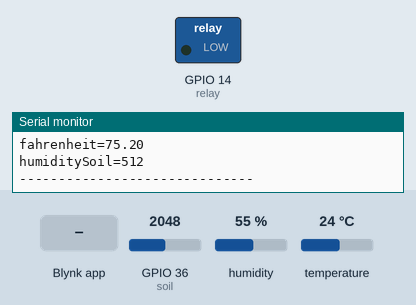
Recording of a sketch running on a simulated ESP32. Parts: switched loads named in the sketch (green lamp = pin HIGH), the last lines printed to the serial monitor. The inputs (shaded band) are chosen by the test bench; at power-on: GPIO 36 (soil) = 2048, humidity 55 %, temperature 24 °C. WiFi joins after 1.5 s; servers stay silent unless stated.

Above: at 3.0 s.
3.1 s: Blynk app writes 1 to V0
At 6.7 s:
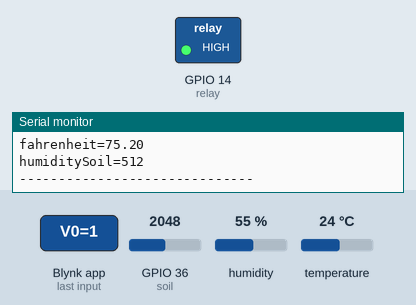
7.3 s: Blynk app writes 1 to V5
At 10.6 s:
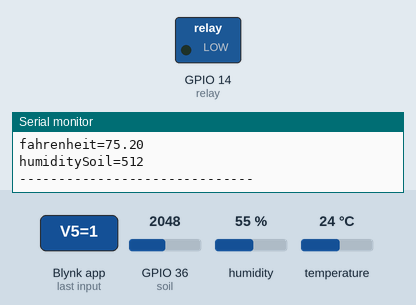
11.3 s: Blynk app writes 0 to V5
At 14.4 s:
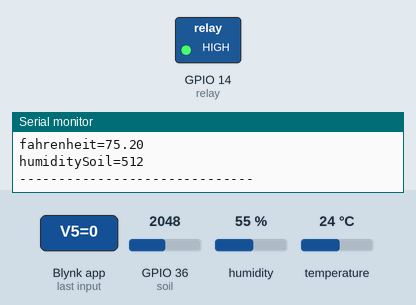
Timing chart, 0 to 15.9 s (numbered marks = the images above; inputs shaded):
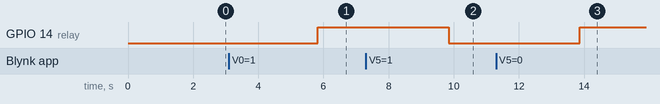

The sketch:

smarthfarm.ino
```cpp
#define BLYNK_PRINT Serial

#define BLYNK_TEMPLATE_ID "TMPL6xnptUgt_"
#define BLYNK_TEMPLATE_NAME "LED"
#define BLYNK_AUTH_TOKEN "ZhG_wZHJBOXdmJCu813m6oGSppr753xZ"

#include <WiFi.h>
#include <WiFiClient.h>
#include <BlynkSimpleEsp32.h>
#include "DHT.h"

char auth[] = "ZhG_wZHJBOXdmJCu813m6oGSppr753xZ";
// Your WiFi credentials.
// Set password to "" for open networks.
char ssid[] = "suwatpl_2.4G";
char pass[] = "5687862020";


BlynkTimer timer;
DHT dht;

int pinValue = 0;
int pinValue2 = 0;
int soil = 36; //ขา VP
int relay = 14;
int resultSoil = 0;
int humiditySoil = 0;

BLYNK_WRITE(V5){ //auto pump setting
  pinValue = param.asInt();
}
BLYNK_WRITE(V0){ //manual pump setting
  pinValue2 = param.asInt();
}


void setup()
{
  dht.setup(32);
  pinMode(soil, INPUT);
  pinMode(relay,OUTPUT);
  Serial.begin(115200);
  Blynk.begin(auth, ssid, pass);
}

void loop()
  {
  float temperature = dht.getTemperature();
  float fahrenheit = dht.toFahrenheit(temperature);
  int resultSoil = analogRead(soil);
  int humiditySoil = map(resultSoil,0,4095,1023,0);
  Serial.print("Status Auto=");
  Serial.println(pinValue);
  Serial.print("Status Manual=");
  Serial.println(pinValue2);
  Serial.print("temperature=");
  Serial.println(temperature);
  Serial.print("fahrenheit=");
  Serial.println(fahrenheit);
  Serial.print("humiditySoil=");
  Serial.println(humiditySoil);
   Serial.println("------------------------------");

  int resultRelay = digitalRead(relay);
//  Serial.println(resultRelay);

  Blynk.virtualWrite(V1, temperature); //รับค่าเพื่ออเเสดงผลใน blynk
  Blynk.virtualWrite(V3, fahrenheit);
  delay(dht.getMinimumSamplingPeriod());

  Blynk.virtualWrite(V4, humiditySoil);

//auto pump
if (pinValue == 1 and humiditySoil <= 285){

    digitalWrite(relay,HIGH);
    }else if(pinValue == 1 and humiditySoil > 285){
      digitalWrite(relay,LOW);
    }
//manual pump
if (pinValue2 == 1 and pinValue == 0){
    digitalWrite(relay,HIGH);
    }
if  (pinValue2 == 0  and pinValue == 0){
      digitalWrite(relay,LOW);
    }
  Blynk.run();
}
```

Measured:
- after the input at 3.1 s, GPIO 14 (relay): LOW → HIGH after 2.7 s
- after the input at 7.3 s, GPIO 14 (relay): HIGH → LOW after 2.5 s
- after the input at 11.3 s, GPIO 14 (relay): LOW → HIGH after 2.6 s
